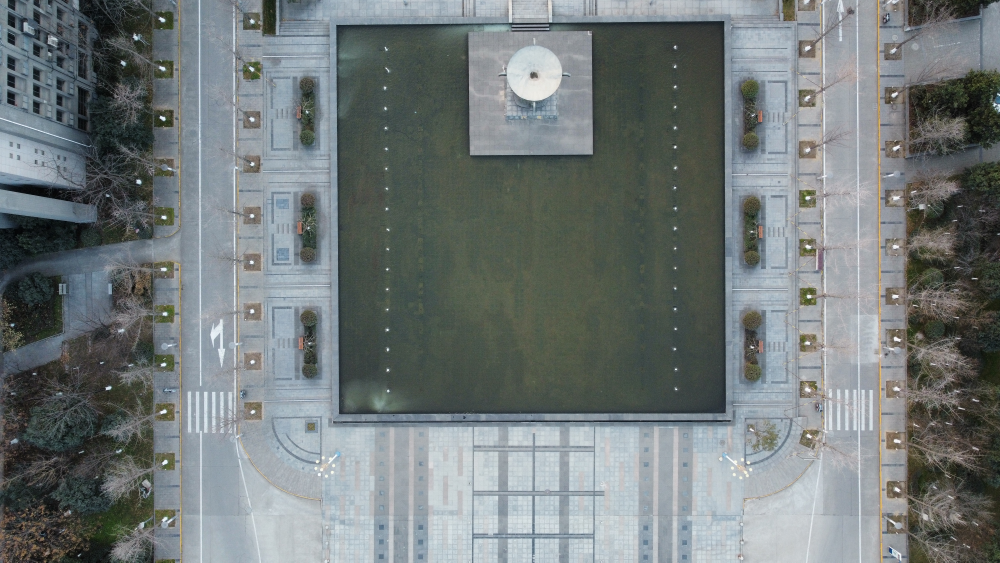
#> input picture imgs/src_2/2-3.jpg, 4000 x 2250 px (shown at 1/4 size)
$ python main.py
#> lines starting #> are read from the running program, lines starting #| are printed output that depends on the picture
import cv2
import numpy as np
import matplotlib.pyplot as plt
import warnings


def select_descriptor_method(image, method=None):
    assert method is not None, "需要传入一个提取特征点的方法，可以是 sift， surf， orb， brisk"
    if method == 'sift':
        descriptor = cv2.SIFT_create()
    if method == 'surf':
        descriptor = cv2.SURF_create()
    if method == 'orb':
        descriptor = cv2.ORB_create()
    if method == 'brisk':
        descriptor = cv2.BRISK_create()
    (keypoints, features) = descriptor.detectAndCompute(image, None)
    return keypoints, features


# Brute-Force Matcher
def create_matching_object(method, crossCheck):
    if method == 'sift' or method == 'surf':
        bf = cv2.BFMatcher(cv2.NORM_L2, crossCheck=crossCheck)
    elif method == 'orb' or method == 'brisk':
        bf = cv2.BFMathcer(cv2.NORM_HAMMING, crossCheck=crossCheck)

    return bf


def key_points_matching(feature_train_img, feature_query_img, method):
    bf = create_matching_object(method, crossCheck=True)
    best_matches = bf.match(feature_train_img, feature_query_img)
    raw_matches = sorted(best_matches, key=lambda x: x.distance)
    print('Raw matches with Brute Force', len(raw_matches))
    return raw_matches


def key_points_matching_KNN(feature_train_img, feature_query_img, method, ratio):
    bf = create_matching_object(method, crossCheck=False)
    raw_matches = bf.knnMatch(feature_train_img, feature_query_img, k=2)
    print('Raw matches with KNN', len(raw_matches))

    knn_matches = []
    for m, n in raw_matches:
        if m.distance < n.distance * ratio:
            knn_matches.append(m)
    return raw_matches


def homography_stitching(keypoints_train_img, keypoints_query_img, matches, reprojThresh):
    keypoints_train_img = np.float32([keypoint.pt for keypoint in keypoints_train_img])
    keypoints_query_img = np.float32([keypoint.pt for keypoint in keypoints_query_img])

    if len(matches) > 4:
        points_train = np.float32([keypoints_train_img[m.queryIdx] for m in matches])
        points_query = np.float32([keypoints_query_img[m.queryIdx] for m in matches])

        (H, status) = cv2.findHomography(points_train, points_query, cv2.RANSAC, reprojThresh)
        return matches, H, status
    else:
        return None


if __name__ == '__main__':
    # 读入图片
    feature_extraction_algo = 'sift'
    feature_to_match = 'bf'

    train_photo = cv2.imread('imgs/src_2/2-3.jpg')
#> train_photo is the input picture: shape (2250, 4000, 3); mean B, G, R 121, 120.8, 113.8
    train_photo = cv2.resize(train_photo, (1280, 720))
#> train_photo: shape (720, 1280, 3)
    train_photo = cv2.cvtColor(train_photo, cv2.COLOR_BGR2RGB)
    train_photo_gray = cv2.cvtColor(train_photo, cv2.COLOR_RGB2GRAY)

    query_photo = cv2.imread('imgs/src_2/2-4.jpg')
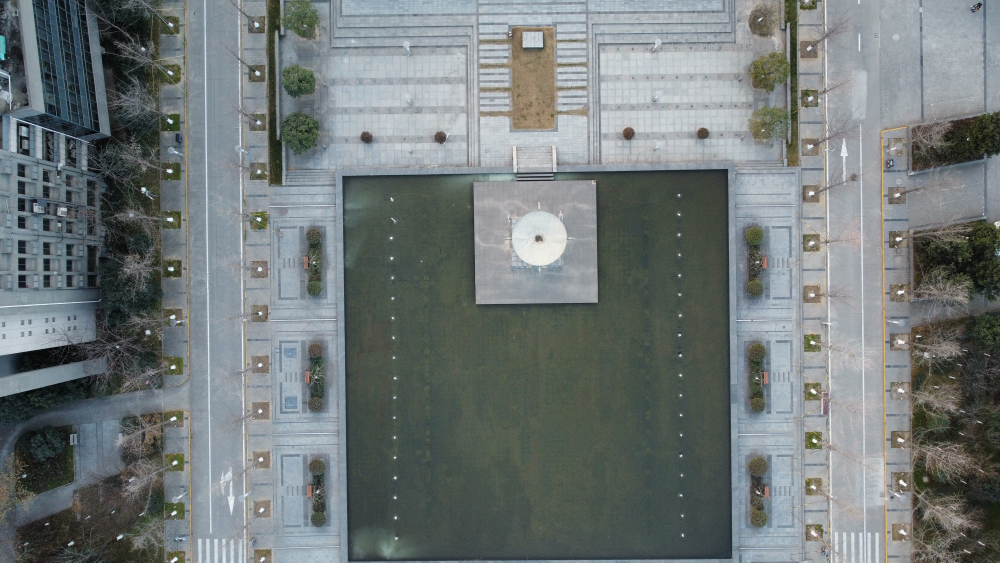
#> input picture imgs/src_2/2-4.jpg, 4000 x 2250 px (shown at 1/4 size)
#> query_photo is the input picture: shape (2250, 4000, 3); mean B, G, R 120, 120.2, 113.1
    query_photo = cv2.resize(query_photo, (1280, 720))
#> query_photo: shape (720, 1280, 3)
    query_photo = cv2.cvtColor(query_photo, cv2.COLOR_BGR2RGB)
    query_photo_gray = cv2.cvtColor(query_photo, cv2.COLOR_RGB2GRAY)
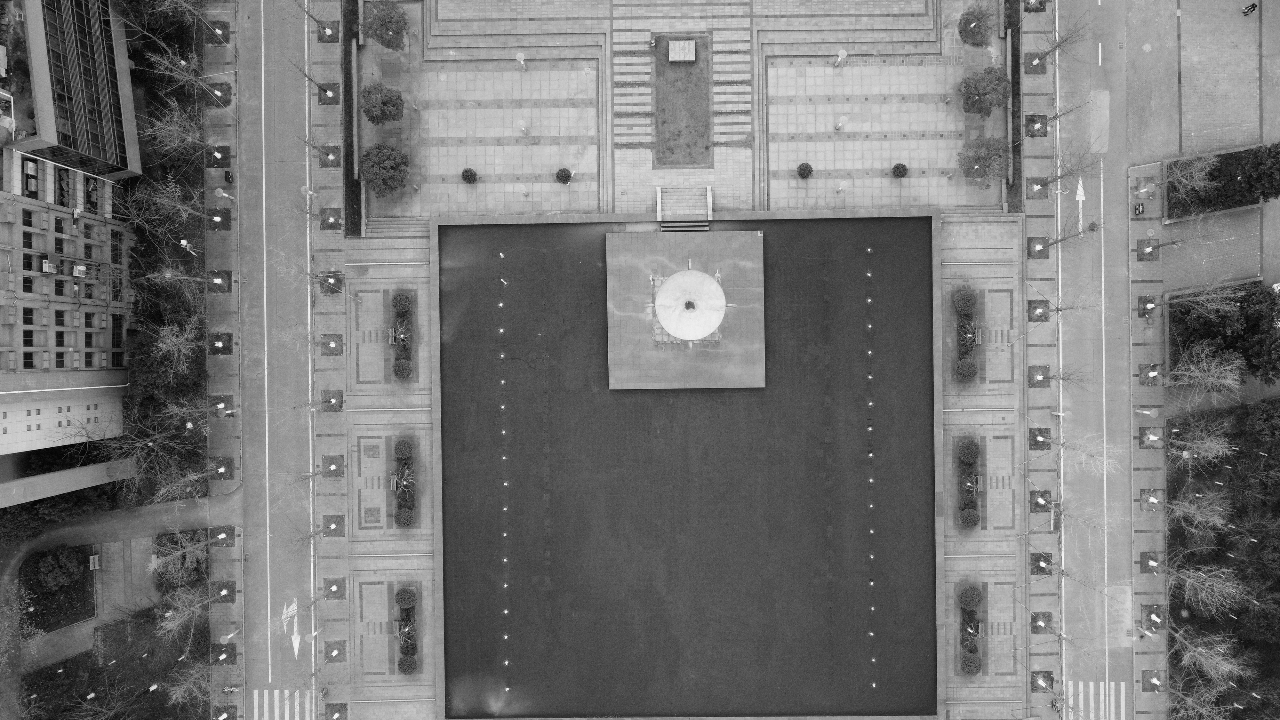
#> query_photo_gray: shape (720, 1280); min 2, max 253, mean 117.9

    # 查看图片
    cv2.imshow("train_photo.jpg", train_photo_gray)
    cv2.waitKey(0)
    cv2.imshow("query_photo.jpg", query_photo_gray)
    cv2.waitKey(0)

    # 提取特征
    keypoints_train_img, features_train_img \
        = select_descriptor_method(train_photo_gray, method=feature_extraction_algo)
#> in select_descriptor_method, `(keypoints, features) = descriptor.detectAndCompute(image, None)`: keypoints = 4377 keypoints; strongest (x, y, size): (177, 232, 4), (208, 151, 4.1), (864, 85, 1.9), (208, 25, 4.2)
#> keypoints_train_img has the same summary as keypoints in select_descriptor_method
    keypoints_query_img, features_query_img \
        = select_descriptor_method(query_photo_gray, method=feature_extraction_algo)
#> in select_descriptor_method (call 2), `(keypoints, features) = descriptor.detectAndCompute(image, None)`: keypoints = 4512 keypoints; strongest (x, y, size): (217, 219, 3.9), (183, 242, 3.8), (219, 344, 4.1), (218, 155, 3.8)
#> keypoints_query_img has the same summary as keypoints in select_descriptor_method

    train_img_with_keypoint = train_photo
    query_img_with_keypoint = query_photo
    for keypoint in keypoints_query_img:
        x, y = keypoint.pt
        size = keypoint.size
        orientation = keypoint.angle
        response = keypoint.response
        octave = keypoint.octave
        class_id = keypoint.class_id
        x = int(x)
        y = int(y)
        cv2.circle(query_img_with_keypoint, (x, y), 2, (0, 0, 255), -1)
#> this loop made 4512 passes
#> (keypoint, x, y, size, orientation, response, octave) on passes 1 to 3: (keypoint at (2.7, 291.7), size 2.5, 2, 291, 2.54, 92.36, 0.0139, 8323839), (keypoint at (2.9, 8.4), size 2.7, 2, 8, 2.74, 4.23, 0.0147, 13763327), (keypoint at (3, 87.5), size 2.4, 2, 87, 2.37, 111.8, 0.0355, 3343103)
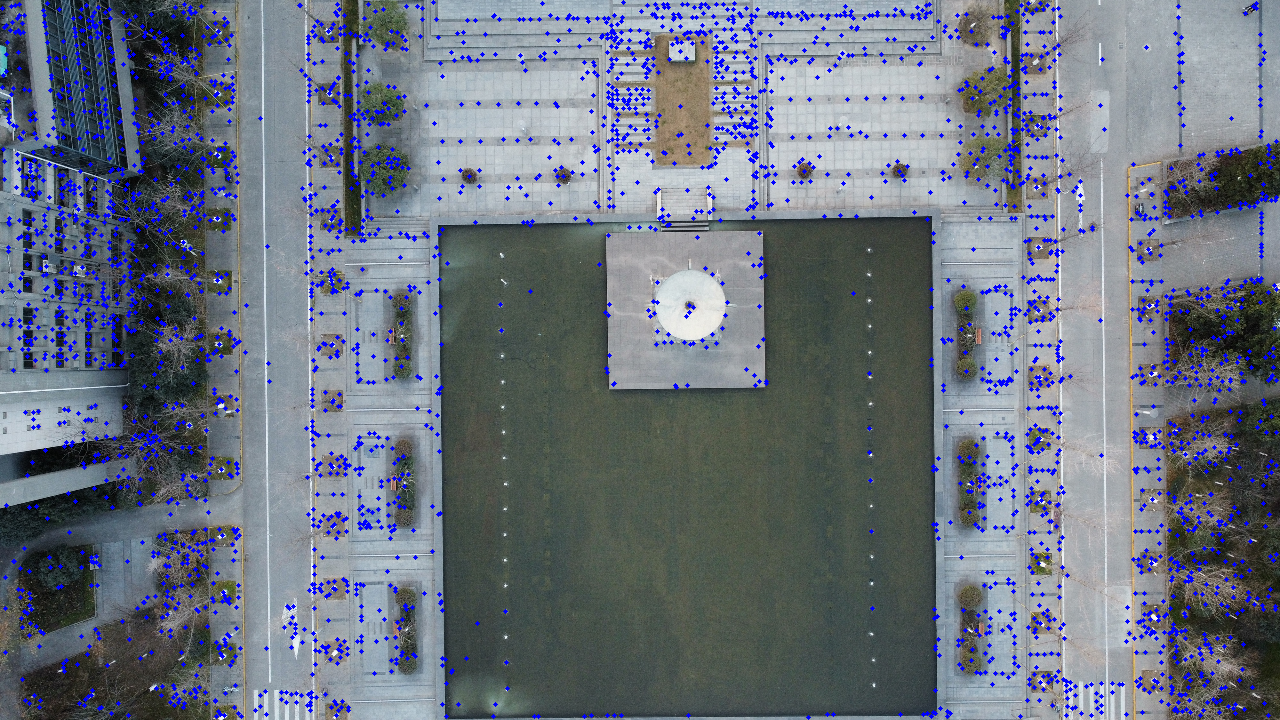
#> query_img_with_keypoint: shape (720, 1280, 3); mean R, G, B 107.1, 114, 126.8

    cv2.imshow('query_img_with_keypoint', query_img_with_keypoint)
    cv2.waitKey(0)

    for keypoint in keypoints_train_img:
        x, y = keypoint.pt
        size = keypoint.size
        orientation = keypoint.angle
        response = keypoint.response
        octave = keypoint.octave
        class_id = keypoint.class_id
        x = int(x)
        y = int(y)
        cv2.circle(train_img_with_keypoint, (x, y), 2, (0, 0, 255), -1)
#> this loop made 4377 passes
#> keypoint on passes 19 to 21: keypoint at (6.1, 124.7), size 4.9, keypoint at (6.3, 444.1), size 2.1, keypoint at (6.3, 444.1), size 2.1
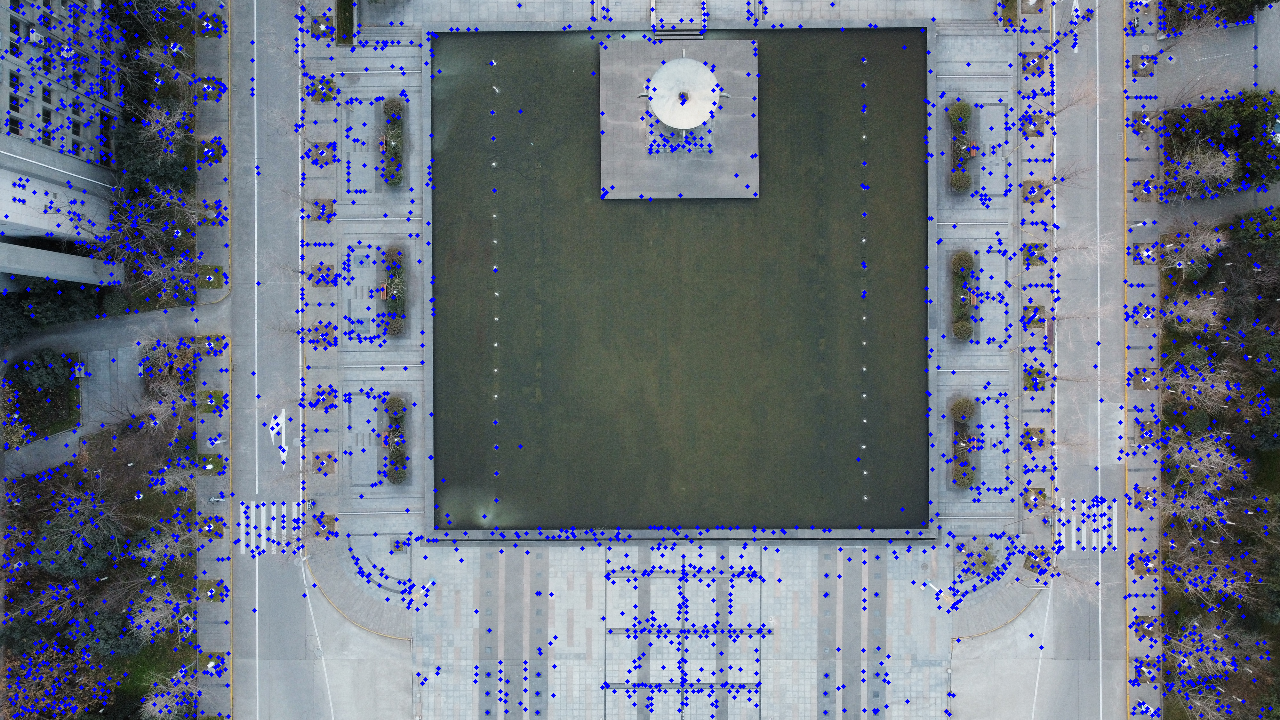
#> train_img_with_keypoint: shape (720, 1280, 3); mean R, G, B 108.1, 114.9, 127.6

    cv2.imshow('train_img_with_keypoint', train_img_with_keypoint)
    cv2.waitKey(0)

    print("Drawing matched features for", feature_to_match)

    if feature_to_match == 'bf':
        matches = key_points_matching(features_train_img, features_query_img,
                                      method=feature_extraction_algo)
#| Raw matches with Brute Force 1438
        print(matches[:100])
#> (printed output is left out)
        mapped_feature_img = cv2.drawMatches(train_photo, keypoints_train_img,
                                             query_photo, keypoints_query_img,
                                             matches[:100], None,
                                             flags=cv2.DrawMatchesFlags_NOT_DRAW_SINGLE_POINTS)
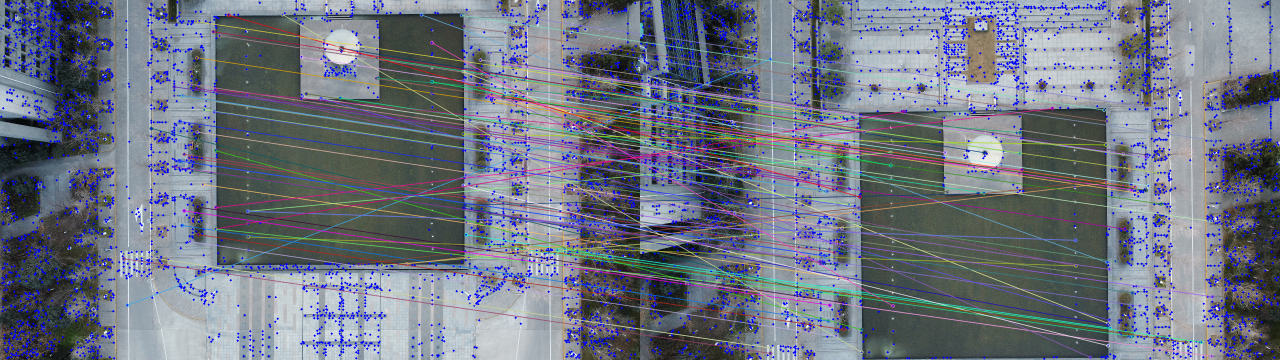
#> mapped_feature_img: shape (720, 2560, 3) (shown at 1/2 size); mean R, G, B 111.1, 116.5, 129.5
    elif feature_to_match == 'knn':
        matches = key_points_matching_KNN(features_train_img, features_query_img,
                                          method=feature_extraction_algo, ratio=0.75)
        mapped_feature_img = cv2.drawMatches(train_photo, keypoints_train_img,
                                             query_photo, keypoints_query_img,
                                             np.random.choice(matches, 100), None,
                                             flags=cv2.DrawMatchesFlags_NOT_DRAW_SINGLE_POINTS)
    cv2.imshow('img', mapped_feature_img)
    cv2.waitKey(0)

    M = homography_stitching(keypoints_train_img, keypoints_query_img, matches, reprojThresh=4)
    if M is None:
        print('stitching error')

    (matches, Homography_Matrix, status) = M
    print(Homography_Matrix)
#| [[ 9.24272277e-01 -2.54505337e-02  3.11811522e+01]
#|  [ 2.39787835e-01 -3.27210773e-01  3.92404164e+02]
#|  [-2.42659377e-05 -1.17879868e-05  1.00000000e+00]]

    width = query_photo.shape[1] + train_photo.shape[1]
    height = query_photo.shape[0] + train_photo.shape[0]

    result = cv2.warpPerspective(train_photo, Homography_Matrix, (width, height))
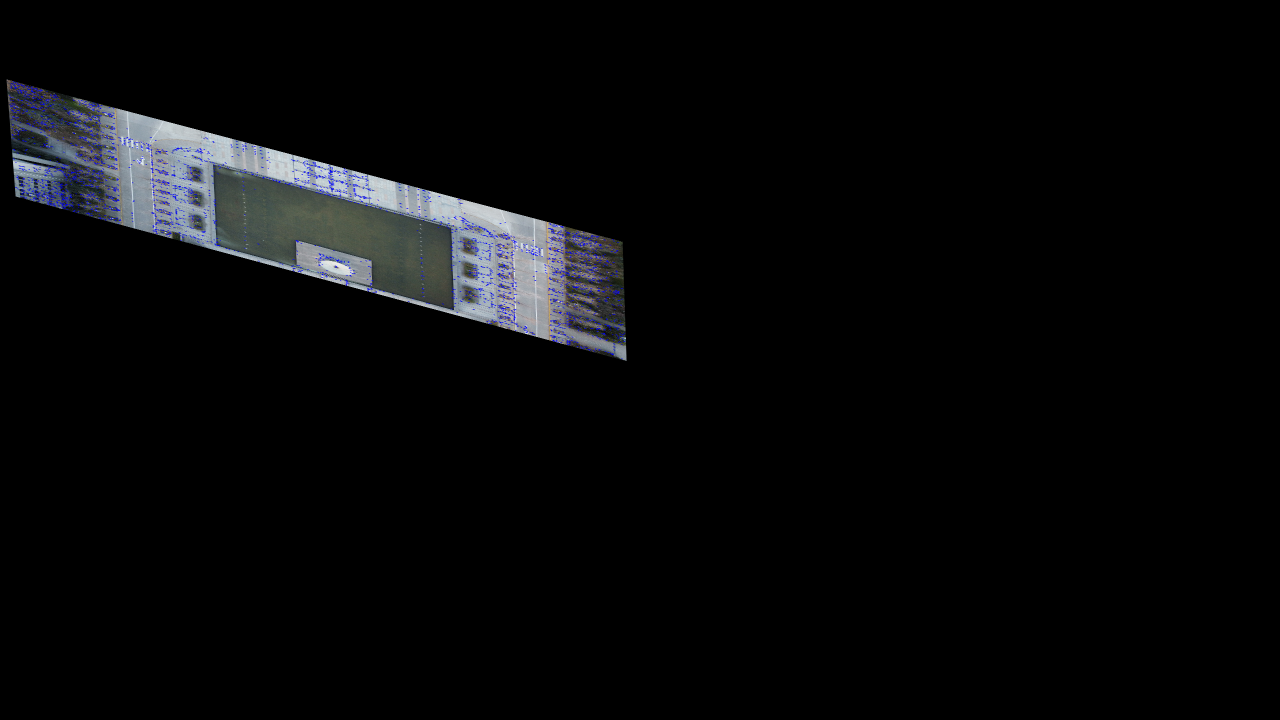
#> result: shape (1440, 2560, 3) (shown at 1/2 size); mean R, G, B 8.4, 8.9, 9.9
    result[0:query_photo.shape[0], 0:query_photo.shape[1]]

    cv2.imshow('result', result)
    cv2.waitKey(0)
